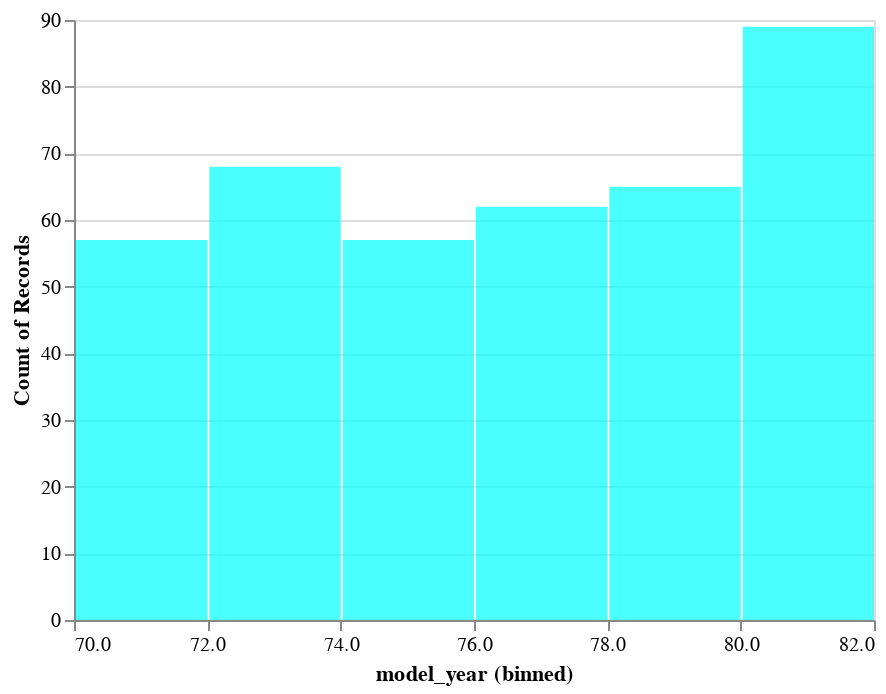

Notebook code for this chart:
### Markdown cell above
# Histogram

### Code cell
alt.Chart(df).mark_bar().encode(
    alt.X("model_year:Q", bin=True),
    y='count()',
).configure_mark(
    opacity=0.7,
    color='cyan'
)

### Figure 1 — Vega-Lite specification as saved in the notebook (floating-point values rounded to 4 significant figures; data arrays with more than 128 entries replaced by an {"elided": "..."} marker saying what was removed)
{"config": {"view": {"continuousWidth": 400, "continuousHeight": 300}, "mark": {"color": "cyan", "opacity": 0.7}}, "data": {"name": "data-f1198cc0481ad698d7dc4699e0a3efa7"}, "mark": "bar", "encoding": {"x": {"type": "quantitative", "bin": true, "field": "model_year"}, "y": {"type": "quantitative", "aggregate": "count"}}, "$schema": "https://vega.github.io/schema/vega-lite/v4.8.1.json", "datasets": {"data-f1198cc0481ad698d7dc4699e0a3efa7": {"elided": "398 records"}}}
